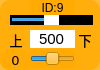
    <widget class="QWidget" name="widget_id9" native="true">
     <property name="geometry">
      <rect>
       <x>830</x>
       <y>270</y>
       <width>100</width>
       <height>70</height>
      </rect>
     </property>
     <property name="styleSheet">
      <string notr="true">background-color: rgb(255, 170, 0, 200);
border-radius:10px;</string>
     </property>
     <widget class="QLabel" name="label_ID9">
      <property name="geometry">
       <rect>
        <x>30</x>
        <y>0</y>
        <width>45</width>
        <height>16</height>
       </rect>
      </property>
      <property name="minimumSize">
       <size>
        <width>0</width>
        <height>10</height>
       </size>
      </property>
      <property name="font">
       <font>
        <family>Arial</family>
        <pointsize>9</pointsize>
       </font>
      </property>
      <property name="styleSheet">
       <string notr="true">background-color: rgb(255, 255, 255， 0);
border-radius:0px;</string>
      </property>
      <property name="text">
       <string>ID:9</string>
      </property>
      <property name="alignment">
       <set>Qt::AlignCenter</set>
      </property>
     </widget>
     <widget class="QSlider" name="horizontalSlider_pulse_id9">
      <property name="geometry">
       <rect>
        <x>10</x>
        <y>15</y>
        <width>83</width>
        <height>10</height>
       </rect>
      </property>
      <property name="autoFillBackground">
       <bool>false</bool>
      </property>
      <property name="styleSheet">
       <string notr="true">QSlider{background-color: rgb(0, 0, 0);
border-radius:0px;}
QSlider::handle {/*设置中间的那个滑动的键*/                           
    background:  rgb(255, 255, 255);
}</string>
      </property>
      <property name="minimum">
       <number>0</number>
      </property>
      <property name="maximum">
       <number>1000</number>
      </property>
      <property name="pageStep">
       <number>1</number>
      </property>
      <property name="value">
       <number>500</number>
      </property>
      <property name="orientation">
       <enum>Qt::Horizontal</enum>
      </property>
     </widget>
     <widget class="QSlider" name="horizontalSlider_dev_id9">
      <property name="geometry">
       <rect>
        <x>30</x>
        <y>50</y>
        <width>45</width>
        <height>18</height>
       </rect>
      </property>
      <property name="styleSheet">
       <string notr="true">background-color: rgba(255, 255, 255， 0);</string>
      </property>
      <property name="minimum">
       <number>-125</number>
      </property>
      <property name="maximum">
       <number>125</number>
      </property>
      <property name="pageStep">
       <number>1</number>
      </property>
      <property name="orientation">
       <enum>Qt::Horizontal</enum>
      </property>
     </widget>
     <widget class="QLabel" name="label_id9">
      <property name="geometry">
       <rect>
        <x>0</x>
        <y>50</y>
        <width>31</width>
        <height>20</height>
       </rect>
      </property>
      <property name="minimumSize">
       <size>
        <width>0</width>
        <height>10</height>
       </size>
      </property>
      <property name="font">
       <font>
        <family>DejaVu Sans</family>
        <pointsize>10</pointsize>
       </font>
      </property>
      <property name="styleSheet">
       <string notr="true">background-color: rgb(255, 255, 255， 0);</string>
      </property>
      <property name="text">
       <string>0</string>
      </property>
      <property name="alignment">
       <set>Qt::AlignCenter</set>
      </property>
     </widget>
     <widget class="QLineEdit" name="lineEdit_id9">
      <property name="geometry">
       <rect>
        <x>30</x>
        <y>30</y>
        <width>45</width>
        <height>18</height>
       </rect>
      </property>
      <property name="sizePolicy">
       <sizepolicy hsizetype="Fixed" vsizetype="Fixed">
        <horstretch>0</horstretch>
        <verstretch>0</verstretch>
       </sizepolicy>
      </property>
      <property name="font">
       <font>
        <family>Arial</family>
        <pointsize>11</pointsize>
       </font>
      </property>
      <property name="autoFillBackground">
       <bool>false</bool>
      </property>
      <property name="styleSheet">
       <string notr="true">background-color: rgb(255, 255, 255);
border-radius:0px;</string>
      </property>
      <property name="text">
       <string>500</string>
      </property>
      <property name="maxLength">
       <number>1000</number>
      </property>
      <property name="alignment">
       <set>Qt::AlignCenter</set>
      </property>
      <property name="dragEnabled">
       <bool>false</bool>
      </property>
      <property name="readOnly">
       <bool>false</bool>
      </property>
     </widget>
     <widget class="QLabel" name="label_up4">
      <property name="geometry">
       <rect>
        <x>6</x>
        <y>30</y>
        <width>20</width>
        <height>20</height>
       </rect>
      </property>
      <property name="font">
       <font>
        <pointsize>10</pointsize>
        <weight>50</weight>
        <italic>false</italic>
        <bold>false</bold>
       </font>
      </property>
      <property name="styleSheet">
       <string notr="true">background-color: rgb(255, 255, 255, 0);</string>
      </property>
      <property name="text">
       <string>上</string>
      </property>
      <property name="alignment">
       <set>Qt::AlignCenter</set>
      </property>
     </widget>
     <widget class="QLabel" name="label_down4">
      <property name="geometry">
       <rect>
        <x>75</x>
        <y>30</y>
        <width>20</width>
        <height>20</height>
       </rect>
      </property>
      <property name="font">
       <font>
        <pointsize>10</pointsize>
        <weight>50</weight>
        <italic>false</italic>
        <bold>false</bold>
       </font>
      </property>
      <property name="styleSheet">
       <string notr="true">background-color: rgb(255, 255, 255, 0);</string>
      </property>
      <property name="text">
       <string>下</string>
      </property>
      <property name="alignment">
       <set>Qt::AlignCenter</set>
      </property>
     </widget>
    </widget>
